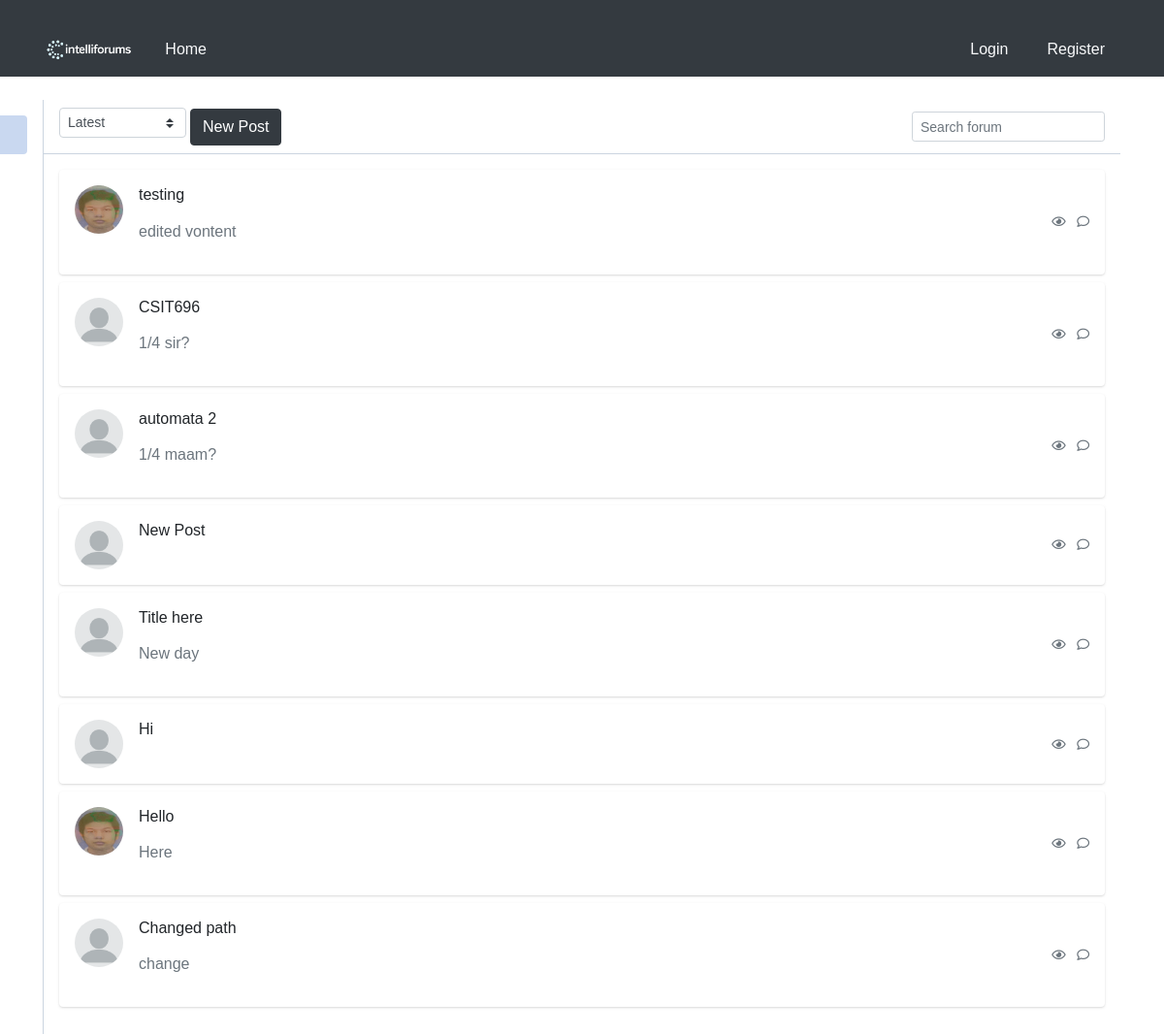
Page /home/0/1/ on the committed database.
### blog/models.py (models this page shows)
class UserPost(models.Model):
    post_ref = models.ForeignKey(Post, on_delete=models.CASCADE)
    user_ref = models.ForeignKey(User, on_delete=models.CASCADE)
    is_deleted = models.BooleanField(default=False)

### blog/views.py (the view)
# urls.py: path('home/<int:pk>/<int:page_number>/', views.fetch_posts,name='home'),
@csrf_protect
def fetch_posts(request, pk, page_number):
    posts = []
    if request.method == 'POST':
        form_type = request.POST.get('form_type')
        if form_type == 'search_filter_form':
            form = SearchForm(request.POST)
            if form.is_valid():
                substring = form.cleaned_data['content']
                posts = _get_page_object(
                    Paginator(
                        get_filtered_posts(UserPost.objects.select_related('post_ref')
                        .filter(
                            (Q(post_ref__title__icontains=substring)) |
                                           Q(post_ref__content__icontains=substring)) & Q(post_ref__forum_ref__id=pk))
                        if Forum.objects.filter(id=pk).exists()
                        else get_filtered_posts(
                            UserPost.objects.select_related('post_ref')
                            .filter(Q(post_ref__title__icontains=substring) |
                                    Q(post_ref__content__icontains=substring))
                        ), 20
                    ), page_number
                ).object_list
        elif form_type == 'fetch_filter_forum':
            form = ForumForm(request.POST)
            if form.is_valid():
                return redirect('posts_forum', pk=form.cleaned_data.get('choices'), page_number=1)
    else:
        posts = _get_page_object(
            Paginator(
                get_filtered_posts(
                    UserPost.objects.select_related('post_ref').filter(post_ref__forum_ref__id=pk)
                )
                if Forum.objects.filter(id=pk).exists()
                else get_filtered_posts(UserPost.objects.select_related('post_ref'))
                ,20
            ), page_number
        ).object_list
    form = ForumForm()
    search_form = SearchForm()
    posts = posts[::-1]
    return render(request, 'home.html', {
        'posts' : posts,
        'page_number' : page_number,
        'forum_pk' : pk,
        'form' : form,
        'search_form' : search_form,
        'user' : request.user,
    })

### blog/forms.py
class ForumForm(forms.Form):
    choices = forms.ChoiceField(
        label = "Switch Forum"
    )
    def __init__(self, *args, **kwargs):
        super().__init__(*args, **kwargs)
        list_var = [(0, "General")]
        list_var.extend([(forum.id, forum.title) for forum in Forum.objects.all()])
        self.fields['choices'].choices = list_var

class SearchForm(forms.Form):
    content = forms.CharField(
        widget=forms.Textarea(
            attrs={
                'class' : 'form-control'
            }
        )
    )
    choices = forms.ChoiceField(
        label="Filter"
    )
    def __init__(self, *args, **kwargs):
        super().__init__(*args, **kwargs)
        list_var = [(0, "General")]
        list_var.extend([(forum.id, forum.title) for forum in Forum.objects.all()])
        self.fields['choices'].choices = list_var

### blog/views.py (called while the page is built)
def get_filtered_posts(_object):
    return _object.values(
        'post_ref__id',
        'post_ref__user_ref__username',
        'post_ref__title',
        'post_ref__content',
        'post_ref__created_at',
        'post_ref__user_ref__picture',
        'id'
    )

def _get_page_object(paginator_object, page_number):
    try:
        page_object = paginator_object.page(page_number)
    except PageNotAnInteger:
        page_object = paginator_object.page(1)
    except EmptyPage:
        page_object = paginator_object.page(paginator_object.num_pages)
    return page_object

### blog/templates/home.html (shortened to what this page needs)
<!DOCTYPE html>
<html lang="en">
<head>
    {% load static %}
    <link rel="stylesheet" href="{% static 'blog/css/global.css' %}">
    <link rel="stylesheet" href="{% static 'blog/css/home.css' %}">
</head>
<body>
{% include 'header.html' %}
<div class="container">
    <div class="main-body p-0">
        <div class="inner-wrapper">
            {% include 'sidebar.html' %}
            <div class="inner-main">
                <div class="inner-main-header">
                    <label>
                        <select class="custom-select custom-select-sm w-auto mr-1">
                            <option selected>Latest</option>
                        </select>
                    </label>
                    <button type="button" class="btn btn-dark" onclick= "location.href = '{% url 'new_post' forum_pk=forum_pk %}'">New Post</button>
                    <span class="input-icon input-icon-sm ml-auto w-auto">
                        <input type="text" class="form-control form-control-sm bg-gray-200 border-gray-200 shadow-none mb-4 mt-4" placeholder="Search forum" />
                    </span>
                </div>
                <div class="inner-main-body p-2 p-sm-3 collapse forum-content show">
                    {% for post in posts %}
                        <div class="card mb-2" onclick="window.location.href='{% url 'post_detail' pk=post.id page_number=1 %}'" style="cursor: pointer;">
                            <div class="card-body p-2 p-sm-3">
                                <div class="media forum-item">
                                    <a href="#" data-toggle="collapse" data-target=".forum-content">
                                        <img src="/media/{{ post.post_ref__user_ref__picture }}" class="mr-3 rounded-circle" width="50" height="50" alt="User" />
                                    </a>
                                    <div class="media-body">
                                        <h6>
                                            <p href="#"  class="text-body">{{ post.post_ref__title }}</p>
                                        </h6>
                                        <p class="text-secondary">
                                            {{ post.post_ref__content }}
                                        </p>
                                    </div>
                                    <div class="text-muted small text-center align-self-center">
                                        <span class="d-none d-sm-inline-block">
                                            <i class="far fa-eye"></i>
                                        </span>
                                        <span>
                                            <i class="far fa-comment ml-2"></i>
                                        </span>
                                    </div>
                                </div>
                            </div>
                        </div>
                    {% endfor %}
                </div>
            </div>
        </div>
    </div>
</div>
</body>
</html>

### blog/static/blog/css/global.css (style rules this page uses)
* { font-family: Verdana, Geneva, Tahoma, sans-serif; }

### blog/static/blog/css/home.css (style rules this page uses)
body { margin-top:20px; color: #1a202c; text-align: left; background-color: #e2e8f0; width: 100%; }
.inner-wrapper { position: relative; height: calc(100vh - 3.5rem); transition: transform 0.3s; }
.inner-main, .inner-sidebar { position: absolute; top: 0; bottom: 0; left: 0; display: flex; flex-direction: column; }
.inner-main { right: 0; left: 235px; }
.inner-main-footer, .inner-main-header, .inner-sidebar-footer, .inner-sidebar-header { height: 3.5rem; border-bottom: 1px solid #cbd5e0; display: flex; align-items: center; padding: 0 1rem; flex-shrink: 0; }
.inner-main-body, .inner-sidebar-body { padding: 1rem; overflow-y: auto; position: relative; flex: 1 1 auto; }
.inner-main-footer, .inner-main-header { background-color: #fff; }
.inner-main { left: 0; width: 100%; }
.card { box-shadow: 0 1px 3px 0 rgba(0,0,0,.1), 0 1px 2px 0 rgba(0,0,0,.06); }
.card { position: relative; display: flex; flex-direction: column; min-width: 0; word-wrap: break-word; background-color: #fff; background-clip: border-box; border: 0 solid rgba(0,0,0,.125); border-radius: .25rem; width: 100%; }
.card-body { flex: 1 1 auto; min-height: 1px; padding: 1rem; width: 100%; }
.container { margin-top: 2%; width: 100%; }

### blog/templates/sidebar.html (style rules this page uses)
.inner-wrapper { position: relative; height: calc(100vh - 3.5rem); transition: transform 0.3s; }
.inner-main, .inner-sidebar { position: absolute; top: 0; bottom: 0; left: 0; display: flex; flex-direction: column; }
.inner-main { right: 0; left: 235px; }
.inner-main-footer, .inner-main-header, .inner-sidebar-footer, .inner-sidebar-header { height: 3.5rem; border-bottom: 1px solid #cbd5e0; display: flex; align-items: center; padding: 0 1rem; flex-shrink: 0; }
.inner-main-body, .inner-sidebar-body { padding: 1rem; overflow-y: auto; position: relative; flex: 1 1 auto; }
.inner-main-footer, .inner-main-header { background-color: #fff; }
.inner-main { left: 0; width: 100%; }
.card { box-shadow: 0 1px 3px 0 rgba(0,0,0,.1), 0 1px 2px 0 rgba(0,0,0,.06); }
.card { position: relative; display: flex; flex-direction: column; min-width: 0; word-wrap: break-word; background-color: #fff; background-clip: border-box; border: 0 solid rgba(0,0,0,.125); border-radius: .25rem; width: 100%; }
.card-body { flex: 1 1 auto; min-height: 1px; padding: 1rem; width: 100%; }
.container { margin-top: 2%; width: 100%; }

### rows in the picture
UserPost: post_ref__title "testing", post_ref__content "edited vontent"
UserPost: post_ref__title "CSIT696", post_ref__content "1/4 sir?"
UserPost: post_ref__title "automata 2", post_ref__content "1/4 maam?"
UserPost: post_ref__title "New Post"
UserPost: post_ref__title "Title here", post_ref__content "New day"
UserPost: post_ref__title "Hi"
UserPost: post_ref__title "Hello", post_ref__content "Here"
UserPost: post_ref__title "Changed path", post_ref__content "change"
